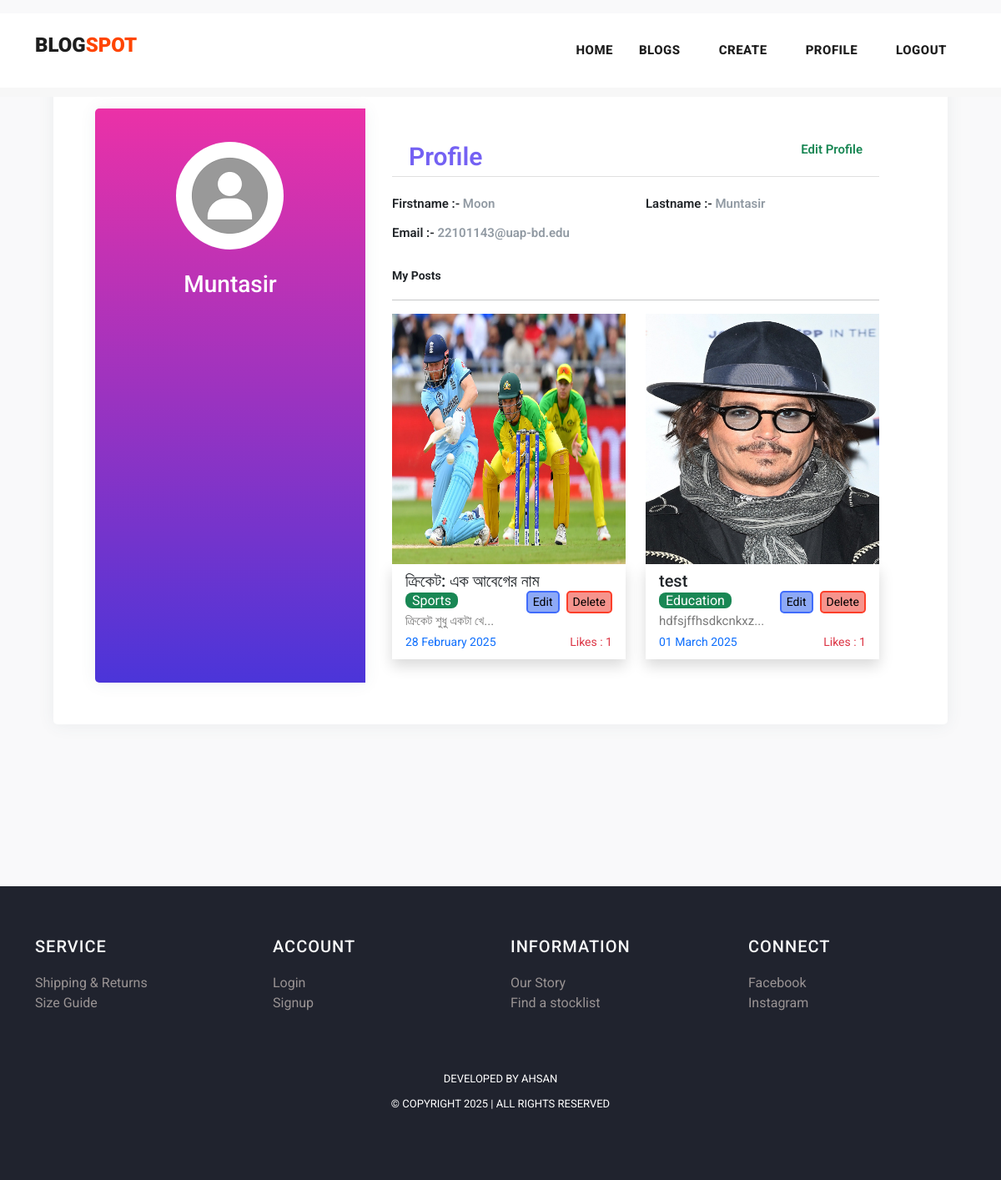
The page /profile/3 on the database its author committed.
### blogApp/models.py (models this page shows, shortened)
class Post(models.Model):
    postname = models.CharField(max_length=600)
    category = models.CharField(max_length=600)
    image = models.ImageField(upload_to='images/posts', blank=True, null=True)
    content = models.CharField(max_length=100000)
    time = models.CharField(default=time, max_length=100, blank=True)
    likes = models.IntegerField(null=True, blank=True, default=0)
    user = models.ForeignKey(User, on_delete=models.CASCADE)

### blogApp/views.py (the view)
# urls.py: path("profile/<int:id>",views.profile,name='profile'),
def profile(request, id):
    return render(request, 'profile.html', {
        'user': User.objects.get(id=id),
        'posts': Post.objects.all(),
        'media_url': settings.MEDIA_URL,
    })

### templates/profile.html (shortened to what this page needs)
{% load static %}
<!DOCTYPE html>
<html lang="en">
<head>
    <link href="https://cdn.jsdelivr.net/npm/bootstrap@5.3.0-alpha3/dist/css/bootstrap.min.css" rel="stylesheet"
>
    <link href="{% static 'vendor/bootstrap/css/bootstrap.min.css' %}" rel="stylesheet">
    <link rel="stylesheet" href="https://maxcdn.bootstrapcdn.com/bootstrap/4.0.0/css/bootstrap.min.css">
    <link href="https://cdn.jsdelivr.net/npm/bootstrap@5.3.0-alpha3/dist/css/bootstrap.min.css" rel="stylesheet"
>
    <link rel="stylesheet" href="{% static 'assets/css/fontawesome.css' %}">
    <link rel="stylesheet" href="{% static 'assets/css/templatemo-stand-blog.css' %}">
    <link rel="stylesheet" href="{% static 'assets/css/owl.css' %}">
</head>
<body>
    <header class="">
        <nav class="navbar navbar-expand-lg bg-white">
            <div class="container">
                <a class="navbar-brand" href="index.html">
                    <h2>BLOG<span style="color: orangered;">SPOT</span></h2>
                </a>
                <div class="collapse navbar-collapse" id="navbarResponsive">
                    <ul class="navbar-nav ml-auto">
                        <li>
                            <a class="nav-link" href="{% url 'index' %}">Home
                            </a>
                        </li>
                        <li class="nav-item">
                            <a class="nav-link" href="{% url 'blog' %}">Blogs</a>
                        </li>
                        {% if user.is_authenticated %}
                        <li class="nav-item">
                            <a class="nav-link" href="{% url 'create' %}">Create</a>
                        </li>
                        <li class="nav-item">
                            <a class="nav-link" href="{% url 'profile' user.id %}">Profile</a>
                        </li>
                        <li class="nav-item">
                            <a class="nav-link" href="{% url 'logout' %}">Logout</a>
                        </li>
                        {% else %}
                        <li class="nav-item">
                            <a class="nav-link" href="{% url 'signin' %}">Login</a>
                        </li>
                        {% endif %}
                    </ul>
                </div>
            </div>
        </nav>
    </header>
    <div class="mt-3">
        <div class="page-content page-container p-lg-5 p-0" id="page-content">
            <div class="padding">
                <div class="row d-flex justify-content-center">
                    <div class="col-xl-12 col-md-12" id="card">
                        <div class="card user-card-full">
                            <div class="row m-l-0 m-r-0">
                                <div class="col-sm-4 bg-c-lite-green user-profile">
                                    <div class="card-block text-center text-white">
                                        <div class="m-b-25">
                                            <img src="{% static 'assets/images/user.png' %}" class="img-radius"
                                                alt="User-Profile-Image" style="border-radius: 50%;">
                                        </div>
                                        <h6 class="f-w-800 h3" style="text-transform: capitalize;">{{user.username}}
                                        </h6>
                                    </div>
                                </div>
                                <div class="col-sm-8">
                                    <div class="card-block">
                                        <h6 class="m-b-20 p-b-5 b-b-default f-w-600"
                                            style="font-size: 30px; padding: 20px;  color: #7461f3;">Profile <a
                                                href="{% url 'profileedit' user.id %}"
                                                class="float-right text-decoration-none text-success"
                                                style="font-size: 15px;">Edit Profile</a>
                                        </h6>
                                        <div class="row">
                                            <div class="col-sm-6">
                                                <p class="m-b-10 f-w-600 text-dark">Firstname :-
                                                    <span class="text-muted f-w-400">{{user.first_name}}</span>
                                                </p>
                                            </div>
                                            <div class="col-sm-6">
                                                <p class="m-b-10 f-w-600 text-dark">Lastname :-
                                                    <span class="text-muted f-w-400">{{user.last_name}}</span>
                                                </p>
                                            </div>
                                            <div class="col-sm-6">
                                                <p class="m-b-10 f-w-600 text-dark">Email :-
                                                    <span class="text-muted f-w-400">{{user.email}}</span>
                                                </p>
                                            </div>
                                        </div>
                                        <p class="small fw-bold pt-3 text-dark">My Posts</p>
                                        <hr>
                                        <div class="row row-cols-lg-2 row-cols-1">
                                            {% for post in posts%}
                                            {% if post.user_id == user.id %}
                                            <div class="col col-lg-6 col-12 mb-2">
                                                <img src="{{media_url}}{{post.image}}" alt="" height="300px"
                                                    width="100%">
                                                <div class="px-3 py-2 shadow">
                                                    <h5>{{post.postname}}</h5>
                                                    <a href="{% url 'deletepost' post.id %}"><button
                                                            class="ms-2 float-right small" type="submit"
                                                            style="border:2px solid rgb(252, 63, 42); border-radius: 5px; background-color: rgb(246, 148, 141);">Delete</button></a>
                                                    <a href="{% url 'editpost' post.id %}"><button
                                                            class="float-right small" type="submit"
                                                            style="border:2px solid rgb(64, 108, 251); border-radius: 5px; background-color: rgb(141, 169, 246);">Edit</button></a>
                                                    <span
                                                        class="text-white bg-success rounded-3 px-2 rounded-2">{{post.category}}</span>
                                                    <p>{{post.content|slice:"0:20"}}...</p>
                                                    <p class="small text-primary">{{post.time}}<span
                                                            class="text-danger float-right">Likes :
                                                            {{post.likes}}</span></p>
                                                </div>
                                            </div>
                                            {% endif %}
                                            {% endfor %}
                                        </div>
                                    </div>
                                </div>
                            </div>
                        </div>
                    </div>
                </div>
            </div>
        </div>
    </div>
    {% include 'footer.html' %}
</body>
</html>

### static/assets/css/templatemo-stand-blog.css (style rules this page uses)
body { font-family: 'Roboto', sans-serif; overflow-x: hidden; text-rendering: optimizeLegibility; -webkit-font-smoothing: antialiased; -moz-osx-font-smoothing: grayscale; }
p { margin-bottom: 0px; font-size: 15px; font-weight: 400; color: #7a7a7a; line-height: 30px; }
a { text-decoration: none!important; }
ul { padding: 0; margin: 0; list-style: none; }
h1,h2,h3,h4,h5,h6 { margin: 0px; }
header { position: absolute; z-index: 99999; width: 100%; height: 100px; background-color: #f7f7f7; -webkit-transition: all 0.3s ease-in-out 0s; -moz-transition: all 0.3s ease-in-out 0s; -o-transition: all 0.3s ease-in-out 0s; transition: all 0.3s ease-in-out 0s; }
header .navbar { padding: 25px 0px; }
.navbar .navbar-brand { float: left; margin-top: -12px; outline: none; }
.navbar .navbar-brand h2 { color: #1e1e1e; text-transform: uppercase; font-size: 24px; font-weight: 900; -webkit-transition: all .3s ease 0s; -moz-transition: all .3s ease 0s; -o-transition: all .3s ease 0s; transition: all .3s ease 0s; }
#navbarResponsive { z-index: 999; }
.navbar-collapse { text-align: center; }
.navbar .navbar-nav .nav-item { margin: 0px 15px; }
.navbar .navbar-nav a.nav-link { text-transform: capitalize; font-size: 15px; font-weight: 800; text-transform: uppercase; letter-spacing: 0.5px; color: #1e1e1e; transition: all 0.3s; }

### templates/profile.html (style rules this page uses)
body { background-color: #f9f9fa; width: 100vw; height: 100vh; }
.padding { padding: 1rem; }
.user-card-full { overflow: hidden; }
.card { border-radius: 5px; -webkit-box-shadow: 0 1px 20px 0 rgba(69, 90, 100, 0.08); box-shadow: 0 1px 20px 0 rgba(69, 90, 100, 0.08); border: none; margin-bottom: 30px; padding: 50px; }
.m-r-0 { margin-right: 0px; }
.m-l-0 { margin-left: 0px; }
.user-card-full .user-profile { border-radius: 5px 0 0 5px; }
.bg-c-lite-green { background: linear-gradient(to top, #4b35d9, #eb31a7); box-shadow: 0 1px 20px 0 rgba(69, 90, 100, 0.08); }
.user-profile { padding: 20px 0; }
.card-block { padding: 1.25rem; }
.m-b-25 { margin-bottom: 25px; }
.img-radius { border-radius: 5px; }
h6 { font-size: 14px; }
.card .card-block p { line-height: 25px; }
.b-b-default { border-bottom: 1px solid #e0e0e0; }
.m-b-20 { margin-bottom: 20px; }
.p-b-5 { padding-bottom: 5px !important; }
.m-b-10 { margin-bottom: 10px; }
.text-muted { color: #919aa3 !important; }
.f-w-600 { font-weight: 600; }

### templates/footer.html (style rules this page uses)
li { text-decoration: none; text-align: left; }
li a { color: rgb(153, 147, 147); }

### rows shown on the page
Post: image (picture), postname "ক্রিকেট: এক আবেগের নাম", category "Sports", content "ক্রিকেট শুধু একটা খে", time "28 February 2025", likes "1"
Post: image (picture), postname "test", category "Education", content "hdfsjffhsdkcnkxz", time "01 March 2025", likes "1"

### other values the page prints
{{ user.username }} "Muntasir"
{{ user.first_name }} "Moon"
{{ user.last_name }} "Muntasir"
{{ user.email }} "22101143@uap-bd.edu"
